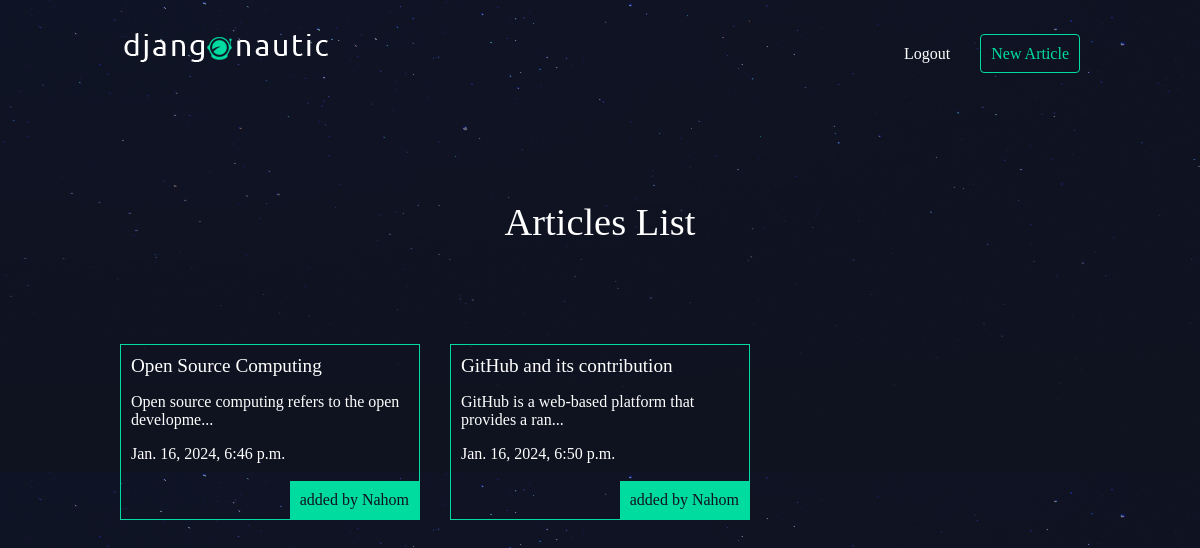
Screenshot of /articles/ (signed in) with the database file from the repository.
### articles/models.py (models this page shows, shortened)
class Article(models.Model):
    title = models.CharField(max_length=100)
    slug = models.SlugField()
    body = models.TextField()
    date = models.DateTimeField(auto_now_add=True)
    thumb = models.ImageField(default='default.png', blank=True)
    author = models.ForeignKey(User, default=None)
    def snippet(self):
        return self.body[:50] + '...'

### articles/views.py (the view)
def article_list(request):
    articles = Article.objects.all().order_by('date');
    return render(request, 'articles/article_list.html', { 'articles': articles })

### articles/templates/articles/article_list.html
{% extends 'base_layout.html' %}
{% block content%}
    <h1>Articles List</h1>
    <div class="articles">
    {% for article in articles %}
        <div class="article">
            <h2><a href="{% url 'articles:detail' slug=article.slug %}">{{ article.title }}</a></h2>
            <p>{{ article.snippet }}</p>
            <p>{{ article.date }}</p>
            <p class="author">added by {{ article.author.username }}</p>
        </div>
    {% endfor %}
    </div>
{% endblock %}

### assets/styles.css (style rules this page uses)
body { background-color: #0f121f; background-image: url(/static/stars.png); background-repeat-y: no-repeat; color: #fff; }
body * { font-family: Ubuntu; }
h1, h2, h3, h4, h5 { font-weight: normal; margin: 0; }
a, a:hover, a:visited { color: #fff; text-decoration: none; }
div.wrapper > h1 { text-align: center; margin: 100px auto; font-size: 2.4em }
.articles { display: grid; grid-template-columns: 1fr 1fr 1fr; grid-gap: 30px; }
.article { padding: 10px; border: 1px solid #00dba0; position: relative; padding-bottom: 40px; }
.article h2 { font-size: 1.2em; }
.article .author { padding: 10px; background: #00dba0; position: absolute; right: 0; bottom: 0; margin: 0; color: #0f121f; }

### rows the page displays
Article: title "Open Source Computing", snippet "Open source computing refers to the open developme...", date "Jan. 16, 2024, 6:46 p.m.", author.username "Nahom"
Article: title "GitHub and its contribution", snippet "GitHub is a web-based platform that provides a ran...", date "Jan. 16, 2024, 6:50 p.m.", author.username "Nahom"
